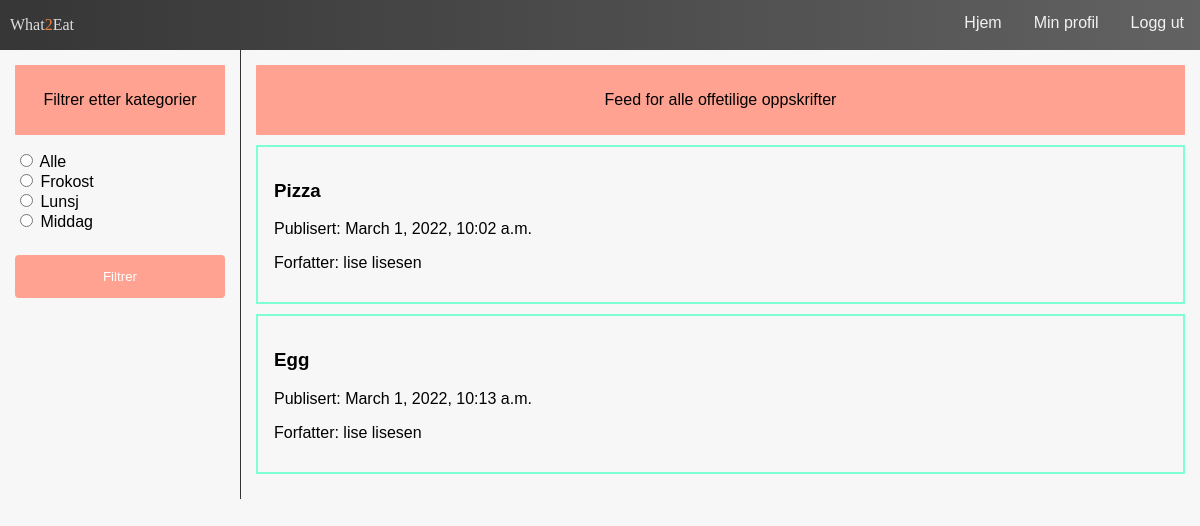
Screenshot of /1/feed/ with the database file from the repository.
### recipe/models.py (models this page shows)
class Recipe(models.Model):
    title = models.CharField(max_length=100)
    publishedDate = models.DateTimeField("date published", auto_now_add=True)
    ingredients = models.CharField(max_length=300)
    description = models.CharField(max_length=1000)
    public = models.BooleanField(default=False) # if true, the recipe should show up in the public feed
    user = models.ForeignKey(User, on_delete=models.CASCADE)
    category = models.CharField(max_length=10,choices = CHOICES)
    def __str__(self):
        return self.title + self.category

### user/models.py (models this page shows)
class User(models.Model):
    username = models.CharField('Brukernavn', max_length=200)
    password = models.CharField('Passord', max_length=200)
    fname = models.CharField('Fornavn', max_length=200)
    lname = models.CharField('Etternavn',max_length=200)
    email = models.CharField('E-post', max_length=200)
    def __str__(self):
        return self.fname + " " + self.lname

### recipe/views.py (the view, shortened to what this page needs)
# urls.py: path("<int:userID>/feed/", views.showFeed, name="showFeed")
def showFeed(request, userID):
    recipeList = Recipe.objects.filter(public=True)
    user = User.objects.get(id=userID)
    print(recipeList)
    context = {'recipeList':recipeList, 'form': categoryForm(), 'user':user}
    return render(request, "feed.html", context)

### recipe/models.py
class categoryForm(forms.Form):
    CHOICES.insert(0,("all", "Alle"))
    option = forms.ChoiceField(choices=CHOICES, label="", widget=forms.RadioSelect)

### recipe/templates/recipe/feed.html (shortened to what this page needs)
{% extends "user/base.html"%}
{% load static %}
{% block header_info %}
    <link rel="stylesheet" type="text/css" href="{% static 'recipe/feedStyling.css' %}">
{%endblock%}
{% block sidenav_title %}
    <p>Filtrer etter kategorier</p>
{%endblock%}
{% block sidenav %}
<form action="" method="post">
    {{ form.as_p }}
    <input type="submit" value="Filtrer">
</form>
{%endblock%}
{% block page_title%}
<p>Feed for alle offetilige oppskrifter</p>
{% endblock %}
{% block content %}
 {%if recipeList %}
    {% for recipe in recipeList %}
    <a href="/{{user.id}}/recipe/{{recipe.id}}">
    <div class="recipeItem">
        <h3>{{recipe.title}}</h3>
        <p>Publisert: {{recipe.publishedDate}}</p>
        <p>Forfatter: {{recipe.user}} </p>
    </div></a>
    {% endfor %}
{% else %}
    <p>Ingen oppskrifter å vise</p>
{% endif %}
{%endblock%}

### user/static/user/base.css (style rules this page uses)
* { box-sizing: border-box; }
body { margin: 0; background-color: #F7F7F7; font-family: Arial, Helvetica, sans-serif; }
input[type=submit] { width: 100%; background-color: #ffa291; color: white; padding: 14px 20px; margin: 8px 0; border: none; border-radius: 4px; cursor: pointer; }

### recipe/static/recipe/feedStyling.css (style rules this page uses)
.recipeItem { border: 2px aquamarine solid; padding: 14px 16px; margin-top: 10px; margin-bottom: 10px; }
a { color: black; text-decoration: none; }

### rows the page displays
Recipe: title "Pizza", publishedDate "March 1, 2022, 10:02 a.m.", user "lise lisesen"
Recipe: title "Egg", publishedDate "March 1, 2022, 10:13 a.m.", user "lise lisesen"
